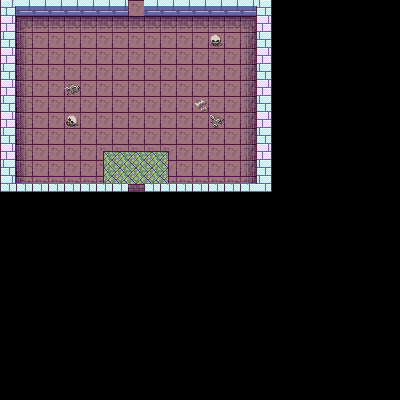

This is a level from a 2D game, rendered from its Tiled map with the project's own tilesets. A one-line summary and the map file follow, with tile-layer data summarised:
An orthogonal 25x25 tile map with 16x16 px tiles, 5 tile layers (ground, Sheet, walls, object, ...), 5 tilesets and 10 objects.

<map version="1.4" tiledversion="1.4.1" orientation="orthogonal" renderorder="right-down" width="25" height="25" tilewidth="16" tileheight="16" infinite="0" nextlayerid="8" nextobjectid="36">
 <tileset firstgid="1" source="House.tsx" />
 <tileset firstgid="1001" source="RPG Tileset.tsx" />
 <tileset firstgid="1517" source="ts_dungeon.tsx" />
 <tileset firstgid="3181" source="dungeon_tiles.tsx" />
 <tileset firstgid="3542" source="overworld.tsx" />
 <layer id="1" name="ground" width="25" height="25">
  <data>[625 cells, 204 non-empty, 9 distinct tile ids]</data>
 </layer>
 <layer id="7" name="Sheet" width="25" height="25">
  <data>[625 cells, 15 non-empty, 9 distinct tile ids]</data>
 </layer>
 <layer id="4" name="walls" width="25" height="25">
  <data>[625 cells, 56 non-empty, 12 distinct tile ids]</data>
 </layer>
 <layer id="3" name="object" width="25" height="25">
  <data>[625 cells, 9 non-empty, 9 distinct tile ids]</data>
 </layer>
 <layer id="6" name="PlayerOver" width="25" height="25">
  <data>[625 cells, 0 non-empty, 0 distinct tile ids]</data>
 </layer>
 <objectgroup id="5" name="collision">
  <object id="15" x="144.588" y="-0.0434783">
   <polygon points="0,0 0,16.1739 111.957,16.0435 112.194,103.125 128.051,103.068 127.913,0.130435" />
  </object>
  <object id="16" x="127.957" y="81.4637" rotation="180">
   <polygon points="0,81.1304 0,64.9565 111.957,65.0869 111.876,-21.5791 128.048,-21.554 127.913,81" />
  </object>
  <object id="17" x="128" y="192.583" rotation="-180">
   <polygon points="-0.375,0.1875 -0.375,9.74424 111.957,9.61923 111.913,89.5508 127.832,89.5054 127.913,0.142053" />
  </object>
  <object id="18" x="144.837" y="102.682" rotation="360">
   <polygon points="-0.375,89.5054 -0.375,79.9486 111.957,80.0736 111.94,0.200647 127.832,0.187453 127.913,89.5508" />
  </object>
  <object id="30" x="116.25" y="156">
   <polygon points="0,0 0.75,19.875 5.875,19.875 7.5,0" />
  </object>
  <object id="31" x="154.125" y="176.25">
   <polygon points="0,0 -5.375,0 -7.25,-20.625 2.5,-20.625" />
  </object>
  <object id="32" x="148.375" y="16.5">
   <polygon points="0,0 0.5,15.75 4.625,15.75 5.75,14.25 6,0" />
  </object>
  <object id="33" x="115.5" y="16.875">
   <polygon points="0,0 1.25,15.75 6.375,15.75 8,0" />
  </object>
  <object id="34" x="209.625" y="36.75">
   <polygon points="0,0 0.375,5.25 3,9 8.625,9.375 11.25,5.625 11.5,0.75 8.625,-2.25 3.375,-2.25" />
  </object>
  <object id="35" x="68.625" y="115.5">
   <polygon points="0,0 -2.75,2.25 -3,10.125 8.625,11.25 9.25,3 4.5,-1.125" />
  </object>
 </objectgroup>
</map>
